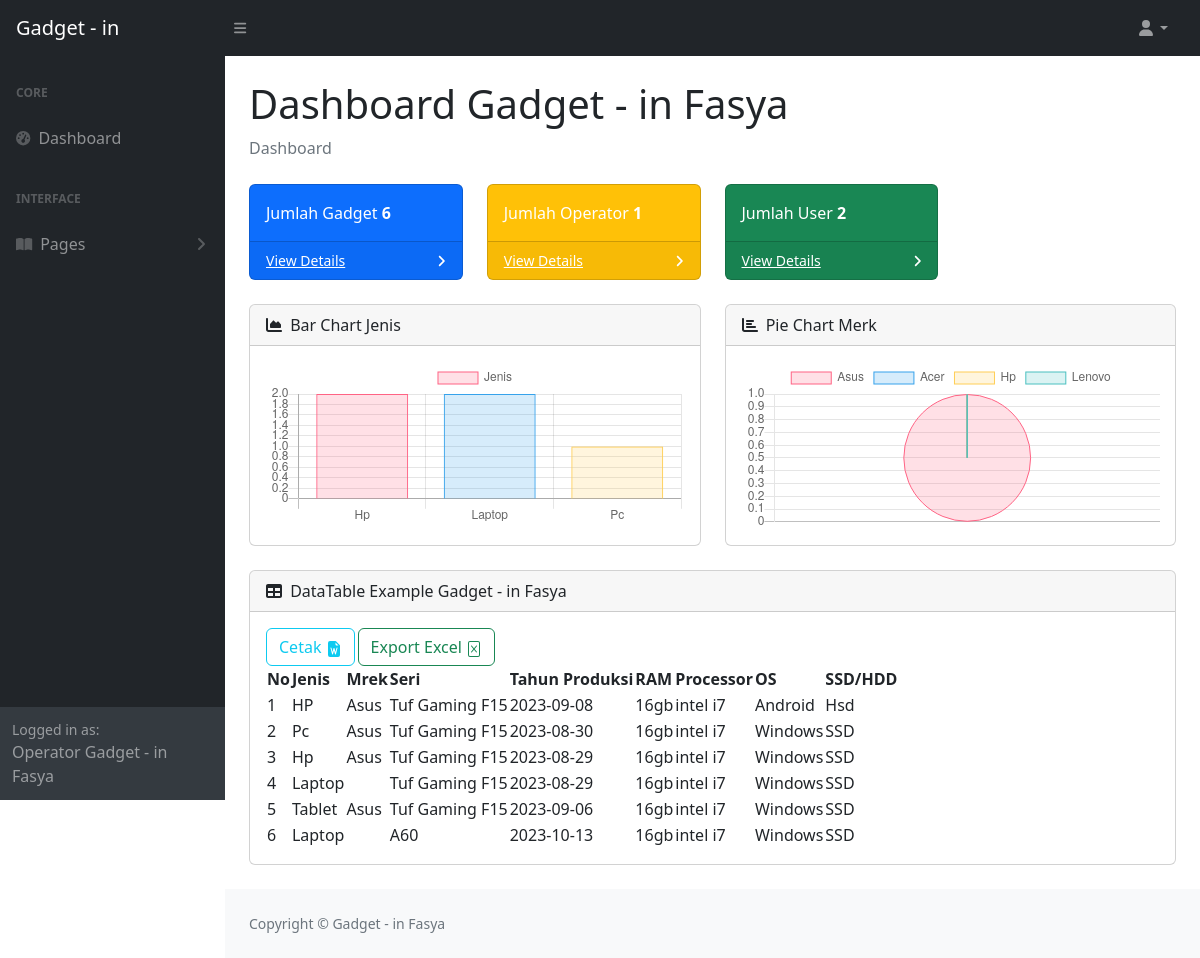
Page /operator/index.php on the committed database.
### tables this page shows
CREATE TABLE `inpo_gadget` (
  `id` int(11) NOT NULL,
  `jenis` varchar(100) NOT NULL,
  `merk` varchar(255) NOT NULL,
  `seri` varchar(100) NOT NULL,
  `tahun_produksi` date NOT NULL,
  `ram` varchar(100) NOT NULL,
  `processor` varchar(100) NOT NULL,
  `os` varchar(50) NOT NULL,
  `ssd_hdd` varchar(10) NOT NULL
);

### operator/index.php (the view, shortened to what this page needs)
<!DOCTYPE html>
<html lang="en">
<head>
    <link href="https://cdn.jsdelivr.net/npm/simple-datatables@7.1.2/dist/style.min.css" rel="stylesheet" />
    <link href="../css/styles.css" rel="stylesheet" />
    <link rel="stylesheet" href="coba.css">
</head>
<body class="sb-nav-fixed">
    <nav class="sb-topnav navbar navbar-expand navbar-dark bg-dark">
        <a class="navbar-brand ps-3" href="operator/index.php">Gadget - in</a>
        <button class="btn btn-link btn-sm order-1 order-lg-0 me-4 me-lg-0" id="sidebarToggle" href="#!"><i class="fas fa-bars"></i></button>
        <ul class="navbar-nav ms-auto ms-md-0 me-3 me-lg-4">
            <li class="nav-item dropdown">
                <a class="nav-link dropdown-toggle" id="navbarDropdown" href="#" role="button" data-bs-toggle="dropdown" aria-expanded="false"><i class="fas fa-user fa-fw"></i></a>
            </li>
        </ul>
    </nav>
    <div id="layoutSidenav">
        <div id="layoutSidenav_nav">
            <nav class="sb-sidenav accordion sb-sidenav-dark" id="sidenavAccordion">
                <div class="sb-sidenav-menu">
                    <div class="nav">
                    <div class="sb-sidenav-menu-heading">Core</div>
                        <a class="nav-link" href="index.php">
                            <div class="sb-nav-link-icon"><i class="fas fa-tachometer-alt"></i></div>
                            Dashboard
                        </a>
                        <div class="sb-sidenav-menu-heading">Interface</div>
                        <a class="nav-link collapsed" href="#" data-bs-toggle="collapse" data-bs-target="#collapsePages" aria-expanded="false" aria-controls="collapsePages">
                            <div class="sb-nav-link-icon"><i class="fas fa-book-open"></i></div>
                            Pages
                            <div class="sb-sidenav-collapse-arrow"><i class="fas fa-angle-down"></i></div>
                        </a>
                    </div>
                </div>
                <div class="sb-sidenav-footer">
                    <div class="small">Logged in as:</div>
                    Operator Gadget - in Fasya
                </div>
            </nav>
        </div>
        <div id="layoutSidenav_content">
            <main>
                <div class="container-fluid px-4">
                    <h1 class="mt-4">Dashboard Gadget - in Fasya</h1>
                    <ol class="breadcrumb mb-4">
                        <li class="breadcrumb-item active">Dashboard</li>
                    </ol>
                    <div class="row">
                        <?php
                        include "koneksi.php";
                        $data = mysqli_query($koneksi, "SELECT * FROM inpo_gadget");
                        $jumlah_gadget = mysqli_num_rows($data);
                        ?>
                        <div class="col-xl-3 col-md-6">
                            <div class="card bg-primary text-white mb-4">
                                <div class="card-body">Jumlah Gadget <b><?php echo $jumlah_gadget;?></b></div>
                                <div class="card-footer d-flex align-items-center justify-content-between">
                                    <a class="small text-white stretched-link" href="tabel_gadget.php">View Details</a>
                                    <div class="small text-white"><i class="fas fa-angle-right"></i></div>
                                </div>
                            </div>
                        </div>
                        <?php
                            include "koneksi.php";
                            $data_operator = mysqli_query($koneksi, "SELECT * FROM data_operator");
                            $jumlah_operator = mysqli_num_rows($data_operator)
                        ?>
                        <div class="col-xl-3 col-md-6">
                            <div class="card bg-warning text-white mb-4">
                                <div class="card-body">Jumlah Operator
                                    <b><?php echo $jumlah_operator;?></b>
                                </div>
                                <div class="card-footer d-flex align-items-center justify-content-between">
                                    <a class="small text-white stretched-link" href="tabel_operator">View Details</a>
                                    <div class="small text-white"><i class="fas fa-angle-right"></i></div>
                                </div>
                            </div>
                        </div>
                        <?php
                            include "koneksi.php";
                            $data_user = mysqli_query($koneksi, "SELECT * FROM data_user");
                            $jumlah_user = mysqli_num_rows($data_user)
                        ?>
                        <div class="col-xl-3 col-md-6">
                            <div class="card bg-success text-white mb-4">
                                <div class="card-body">Jumlah User
                                    <b><?php echo $jumlah_user;?></b>
                                </div>
                                <div class="card-footer d-flex align-items-center justify-content-between">
                                    <a class="small text-white stretched-link" href="tabel_user">View Details</a>
                                    <div class="small text-white"><i class="fas fa-angle-right"></i></div>
                                </div>
                            </div>
                        </div>
                    </div>
                    <div class="row">
                        <div class="col-xl-6">
                            <div class="card mb-4">
                                <div class="card-header">
                                    <i class="fas fa-chart-area me-1"></i>
                                    Bar Chart Jenis
                                </div>
                                <div class="card-body"><canvas id="myAreaChart" width="100%" height="40"></canvas></div>
                            </div>
                        </div>
                        <div class="col-xl-6">
                            <div class="card mb-4">
                                <div class="card-header">
                                    <i class="fas fa-chart-bar me-1"></i>
                                    Pie Chart Merk
                                </div>
                                <div class="card-body"><canvas id="myBarChart" width="100%" height="40"></canvas></div>
                            </div>
                        </div>
                    </div>
                    <div class="card mb-4">
                        <div class="card-header">
                            <i class="fas fa-table me-1"></i>
                            DataTable Example Gadget - in Fasya
                        </div>
                        <div class="card-body">
                            <table id="datatablesSimple">
                                <thead>
                                    <tr>
                                        <th>No</th>
                                        <th>Jenis</th>
                                        <th>Mrek</th>
                                        <th>Seri</th>
                                        <th>Tahun Produksi</th>
                                        <th>RAM</th>
                                        <th>Processor</th>
                                        <th>OS</th>
                                        <th>SSD/HDD</th>
                                    </tr>
                                </thead>
                                <?php
                                include 'koneksi.php';
                                $no = 1;
                                $data = mysqli_query($koneksi, "select * from inpo_gadget");
                                while ($d = mysqli_fetch_array($data)) {
                                ?>
                                    <tr>
                                        <td><?php echo $no++; ?></td>
                                        <td><?php echo $d['jenis']; ?></td>
                                        <td><?php echo $d['merk']; ?></td>
                                        <td><?php echo $d['seri']; ?></td>
                                        <td><?php echo $d['tahun_produksi']; ?></td>
                                        <td><?php echo $d['ram']; ?></td>
                                        <td><?php echo $d['processor']; ?></td>
                                        <td><?php echo $d['os']; ?></td>
                                        <td><?php echo $d['ssd_hdd']; ?></td>
                                    </tr>
                                <?php
                                }
                                ?>
                                <a href="cetak.php" target="_blank" class="btn btn-outline-info" style="margin-right: 3px;">Cetak
                                </a>
                                <a href="export_excel.php" target="_blank" class="btn btn-outline-success">Export Excel
                                </a>
                            </table>
                        </div>
                    </div>
                </div>
            </main>
            <footer class="py-4 bg-light mt-auto">
                <div class="container-fluid px-4">
                    <div class="d-flex align-items-center justify-content-between small">
                        <div class="text-muted">Copyright &copy; Gadget - in Fasya</div>
                    </div>
                </div>
            </footer>
        </div>
    </div>
    <script>
        var ctx = document.getElementById("myBarChart").getContext('2d');
        var myChart = new Chart(ctx, {
            type: 'pie',
            data: {
                labels: ["Asus", "Acer", "Hp", "Lenovo"],
                datasets: [{
                    label: 'Merk',
                    data: [
                        <?php
                        $data = $koneksi->query("SELECT merk FROM inpo_gadget WHERE merk='Asus'");
                        $resF = $data->num_rows;
                        echo $resF;
                        ?>,
                        <?php
                        $data = $koneksi->query("SELECT merk FROM inpo_gadget WHERE merk='Acer'");
                        $resF = $data->num_rows;
                        echo $resF;
                        ?>,
                        <?php
                        $data = $koneksi->query("SELECT merk FROM inpo_gadget WHERE merk='Hp'");
                        $resF = $data->num_rows;
                        echo $resF;
                        ?>,
                        <?php
                        $data = $koneksi->query("SELECT merk FROM inpo_gadget WHERE merk='Lenovo'");
                        $resF = $data->num_rows;
                        echo $resF;
                        ?>
                    ],
                    backgroundColor: [
                        'rgba(255, 99, 132, 0.2)',
                        'rgba(54, 162, 235, 0.2)',
                        'rgba(255, 206, 86, 0.2)',
                        'rgba(75, 192, 192, 0.2)'
                    ],
                    borderColor: [
                        'rgba(255,99,132,1)',
                        'rgba(54, 162, 235, 1)',
                        'rgba(255, 206, 86, 1)',
                        'rgba(75, 192, 192, 1)'
                    ],
                    borderWidth: 1
                }]
            },
            options: {
                scales: {
                    yAxes: [{
                        ticks: {
                            beginAtZero: true
                        }
                    }]
                }
            }
        });
    </script>
    <script>
        var ctx = document.getElementById("myAreaChart").getContext('2d');
        var myChart = new Chart(ctx, {
            type: 'bar',
            data: {
                labels: ["Hp", "Laptop", "Pc"],
                datasets: [{
                    label: 'Jenis',
                    data: [
                        <?php
                        $data = $koneksi->query("SELECT jenis FROM inpo_gadget WHERE jenis='HP'");
                        $resF = $data->num_rows;
                        echo $resF;
                        ?>,
                        <?php
                        $data = $koneksi->query("SELECT jenis FROM inpo_gadget WHERE jenis='Laptop'");
                        $resF = $data->num_rows;
                        echo $resF;
                        ?>,
                        <?php
                        $data = $koneksi->query("SELECT jenis FROM inpo_gadget WHERE jenis='Pc'");
                        $resF = $data->num_rows;
                        echo $resF;
                        ?>
                    ],
                    backgroundColor: [
                        'rgba(255, 99, 132, 0.2)',
                        'rgba(54, 162, 235, 0.2)',
                        'rgba(255, 206, 86, 0.2)',
                        'rgba(75, 192, 192, 0.2)'
                    ],
                    borderColor: [
                        'rgba(255,99,132,1)',
                        'rgba(54, 162, 235, 1)',
                        'rgba(255, 206, 86, 1)',
                        'rgba(75, 192, 192, 1)'
                    ],
                    borderWidth: 1
                }]
            },
            options: {
                scales: {
                    yAxes: [{
                        ticks: {
                            beginAtZero: true
                        }
                    }]
                }
            }
        });
    </script>
</body>
</html>

### rows in the picture
inpo_gadget: jenis "HP", merk "Asus", seri "Tuf Gaming F15", tahun_produksi "2023-09-08", ram "16gb", processor "intel i7", os "Android", ssd_hdd "Hsd"
inpo_gadget: jenis "Pc", merk "Asus", seri "Tuf Gaming F15", tahun_produksi "2023-08-30", ram "16gb", processor "intel i7", os "Windows", ssd_hdd "SSD"
inpo_gadget: jenis "Hp", merk "Asus", seri "Tuf Gaming F15", tahun_produksi "2023-08-29", ram "16gb", processor "intel i7", os "Windows", ssd_hdd "SSD"
inpo_gadget: jenis "Laptop", seri "Tuf Gaming F15", tahun_produksi "2023-08-29", ram "16gb", processor "intel i7", os "Windows", ssd_hdd "SSD"
inpo_gadget: jenis "Tablet", merk "Asus", seri "Tuf Gaming F15", tahun_produksi "2023-09-06", ram "16gb", processor "intel i7", os "Windows", ssd_hdd "SSD"
inpo_gadget: jenis "Laptop", seri "A60", tahun_produksi "2023-10-13", ram "16gb", processor "intel i7", os "Windows", ssd_hdd "SSD"

### other values in the picture
$jumlah_gadget "6"
$jumlah_operator "1"
$jumlah_user "2"
chart data {{ $resF }} 0
